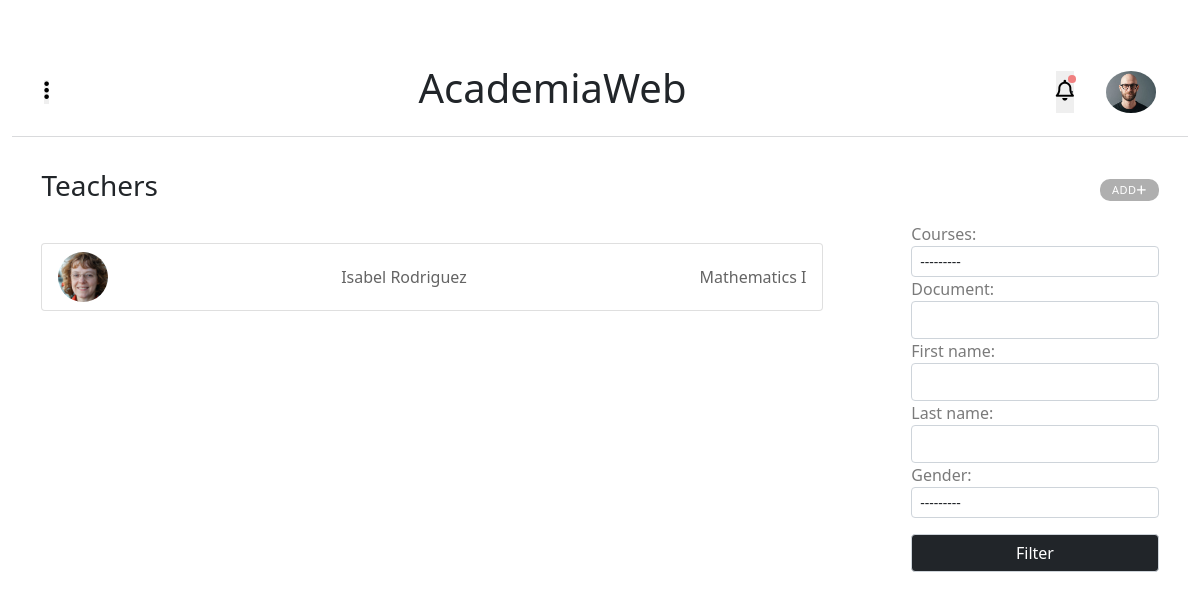
Before: /academiaweb/teachers/ (signed in) with the older database file.
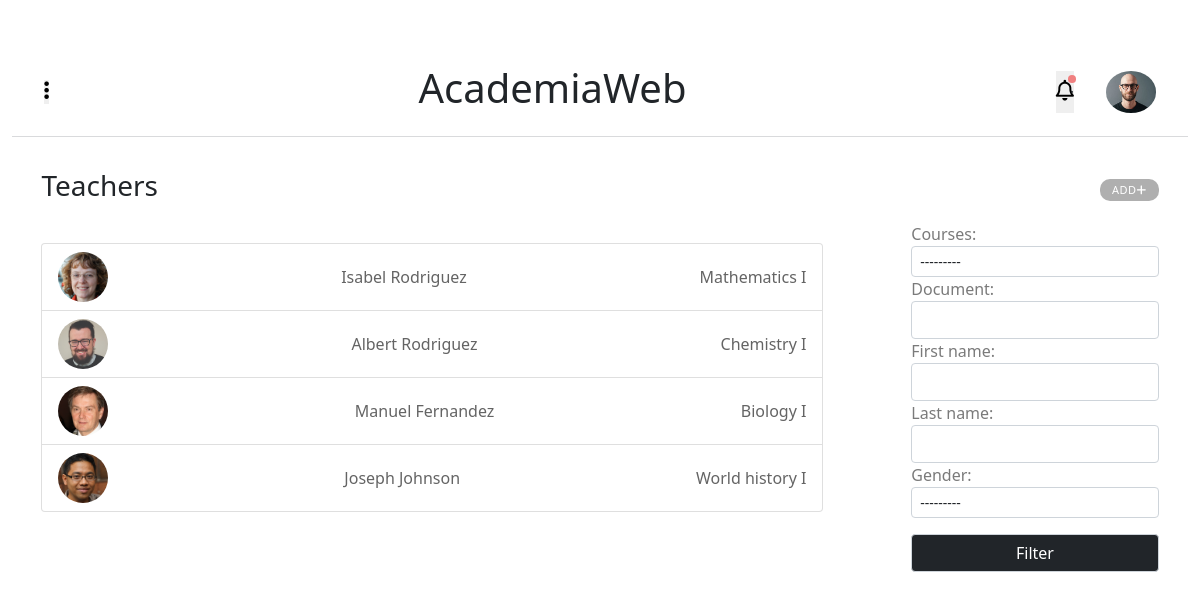
After: the same page with the newer database file.
### main_app/models.py (models this page shows, shortened)
class Admins(models.Model):
    id              = models.AutoField(primary_key=True)
    user            = models.ForeignKey(UserAccount,on_delete=models.CASCADE)
    document        = models.CharField(max_length=8,unique=True)
    first_name      = models.CharField(max_length=200)
    last_name       = models.CharField(max_length=200)
    date_of_birth   = models.DateField(default=datetime.date.today)
    gender_choice   = (('male','male'),('feminine','feminine'),('undefined','undefined'))
    gender          = models.CharField(max_length=10, default='male', choices=gender_choice)
    nationality     = CountryField()
    description     = models.TextField(max_length=500,blank=True)
    profile_picture = models.ImageField(blank=True,null=True, upload_to=upload_location_admins)
    class Meta():
        verbose_name        = 'Admin'
        verbose_name_plural = 'Admins'
    @property
    def email(self):
        return str(self.user)

class Teachers(models.Model):
    id              = models.AutoField(primary_key=True)
    user            = models.ForeignKey(UserAccount,on_delete=models.CASCADE)
    courses         = models.ForeignKey(Courses,on_delete=models.DO_NOTHING,null=True,blank=True)
    document        = models.CharField(max_length=8,unique=True)
    first_name      = models.CharField(max_length=200)
    last_name       = models.CharField(max_length=200)
    date_of_birth   = models.DateField(default=datetime.date.today)
    gender_choice   = (('male','male'),('feminine','feminine'),('undefined','undefined'))
    gender          = models.CharField(max_length=10, default='male', choices=gender_choice)
    nationality     = CountryField()
    description     = models.TextField(max_length=500,blank=True)
    profile_picture = models.ImageField(blank=True,null=True, upload_to=upload_location_teachers)
    class Meta():
        verbose_name        = 'Teacher'
        verbose_name_plural = 'Teachers'
    @property
    def full_name(self):
        return '{} {}'.format(self.first_name,self.last_name)
    @property
    def email(self):
        return str(self.user)

class Courses(models.Model):
    id             = models.AutoField(primary_key=True)
    name           = models.CharField(max_length=200)
    description    = models.TextField()
    year           = models.ForeignKey(SchoolYears,on_delete=models.CASCADE)
    course_picture = models.ImageField(blank=True,null=True, upload_to=upload_location)
    class Meta():
        verbose_name        = 'Course'
        verbose_name_plural = 'Courses'
    def __str__(self):
        return self.name

### main_app/views.py (the view)
# urls.py: path('teachers/',views.TeachersView,name='teachers'),
def TeachersView(request):
    data = user_profile(request)
    user = data['user']
    teachers = Teachers.objects.all()
    filters  = TeachersFilters(request.GET,queryset=teachers)
    teachers = filters.qs
    title    = 'Teachers'
    create_url   =  'teacher_create'
    context  = {'teachers':teachers,'filters':filters,'title':title,'user':user,'create_url':create_url}
    return render(request,'request_list.html',context)

### main_app/models.py (called while the page is built)
    def __str__(self):
        return self.email

### main_app/utils.py (called while the page is built, shortened)
def user_profile(request):
    if request.user.is_admin or request.user.is_superuser:
        user          = Admins.objects.get(user=request.user)
        admins        = Admins.objects.all()
        teachers      = Teachers.objects.all()
        students      = Students.objects.all()
        courses       = Courses.objects.all()
        notifications = Notifications.objects.order_by('-created')[0:5]
        events        = Events.objects.all()
    return {'user':user,'courses':courses,'admins':admins,'teachers':teachers,'students':students,'events':events,'notifications':notifications}

### main_app/templates/request_list.html (shortened to what this page needs)
{% extends 'base_home.html' %}
{% load static %}
{% block content %}
<link rel="stylesheet" href="{% static 'css/request_list.css' %}">
<div class="content">
    <div class="content-title">
        <h3>{{title}}</h3>
        {% if request.user.is_admin or request.user.is_teacher %}{% if create_url %}
        <a href="{{create_url}}"><p>Add<i class="fas fa-plus"></i></p></a>
        {% endif %}{% endif %}
    </div>
    <div class="list-users">
        <ul class="list-group">
            {% if students %}{% for student in students %}
            <li class="list-group-item">
                <a href="{% url 'student' student.email %}">
                    <img  class="profile_picture" src="{{student.profile_picture.url}}">
                    <p id="info1">{{student.full_name}}</p>
                    <p id="info2">{{student.yearl}}</p>
                </a>
            </li>{% endfor %}
            {% elif teachers %}{% for teacher in teachers %}
            <li class="list-group-item">
                <a href="{% url 'teacher' teacher.email %}">
                    <img  class="profile_picture" src="{{teacher.profile_picture.url}}">
                    <p id="info1">{{teacher.full_name}}</p>
                    <p id="info2">{{teacher.courses}}</p>
                </a>
            </li>{% endfor %}
            {% else %}
                <li class="list-group-item">
                    No Results Found...
                </li>
            {% endif %}
        </ul>
        {% if filters %}
        <div class="filters">
            <form method="GET">
                {{filters.form}}
                <input type="submit" value="Filter">
            </form>
        </div>
        {% endif %}
    </div>
</div>
{% endblock %}

### main_app/templates/base_home.html (shortened to what this page needs)
<!DOCTYPE html>
<html lang="en">
<head>
    {% load static %}
    <link href="https://cdn.jsdelivr.net/npm/bootstrap@5.0.1/dist/css/bootstrap.min.css" rel="stylesheet">
    <link rel="stylesheet" href="{% static 'css/base_home.css' %}">
</head>
  <body>
    <div class="main">
            <div class="title-pag">
                <div class="title_and_bar">
                    <button id="icon_menu" onclick="toggleMenu()"><i class="fas fa-ellipsis-v"></i></button>
                    <a href="{% url 'home' %}">
                        <h1>AcademiaWeb</h1>
                    </a>
                </div>
                <div class="user_and_noti">
                    <button id="icon-noti" onclick="toggleNoti()"><i class="far fa-bell"></i></button>
                    <span id="alert">.</span>
                    <a href="{% url 'user_profile'  user.email  %}">
                    <img src="{{user.profile_picture.url}}" >
                    </a>
                </div>
            </div>
            <div class="content-extends col">
            {% block content %}
            {% endblock %}
            </div>
    </div>
</body>
</html>

### main_app/static/css/base_home.css (style rules this page uses)
.main { width: 100%; padding-right: var(--bs-gutter-x,.75rem); padding-left: var(--bs-gutter-x,.75rem); margin-right: auto; margin-left: auto; }
button { border: none; padding: 0; margin: 0; }
.title-pag { display: flex; width: 100%; justify-content: space-between; align-items: center; padding: 4rem 2rem 1rem; border-bottom: 1px solid #d9dadc; }
.title-pag .title_and_bar { display: contents; align-items: center; }
.title_and_bar i, .user_and_noti i { font-size: 1.3rem; cursor: pointer; }
.title_and_bar a { text-decoration: none; color: #212529; }
.title-pag .user_and_noti img { display: none; width: 50px; border-radius: 50%; }
.user_and_noti span { padding: 0 2px; background: lightcoral; position: absolute; max-height: 8px; right: 40px; top: 72px; border-radius: 50%; }
.content-extends { animation-name: view; animation-duration: 1.5s; }
@media (min-width:575px) { .title-pag .user_and_noti { display: flex; } }
@media (min-width:575px) { .title-pag .user_and_noti img { display: block; margin: 0 0 0 2rem; } }
@media (min-width:575px) { .user_and_noti span { right: 124px; top: 75px; } }

### main_app/static/css/request_list.css (style rules this page uses)
.content { width: 100%; }
.content-title { display: flex; justify-content: space-between; align-items: center; width: 95%; padding: 2rem 0 0 0; margin: auto; }
.content-title a { text-decoration: none; }
.content-title a p { background: rgb(175, 175, 175); color: white; transition: all 0.2s; border-radius: 10px; margin: 0; padding: 3px 12px; font-weight: 400; font-size: 11px; text-transform: uppercase; letter-spacing: 0.5px; }
.list-group { padding: 2rem 0 0 0; }
.list-group-item a { text-decoration: none; display: flex; align-items: center; justify-content: space-between; }
.list-group-item a p { margin: 0; color: rgb(100, 100, 100); }
.list-group-item a img.profile_picture { width: 50px; border-radius: 50%; }
.list-group-item a p#info2 { display: none; }
.filters { padding: 0.7rem 0 0 2rem; width: 25%; }
form { visibility: hidden; opacity: 0; position: absolute; transition: all 0.2s; }
form input { display: block; width: 100%; padding: .375rem .75rem; font-size: 1rem; font-weight: 400; line-height: 1.5; color: #212529; background-color: #fff; background-clip: padding-box; border: 1px solid #ced4da; -webkit-appearance: none; -moz-appearance: none; appearance: none; border-radius: .25rem; transition: border-color .15s ease-in-out,box-shadow .15s ease-in-out; }
form input[type=submit] { background: #212529; color: white; margin: 1rem 0 0 0; }
form select { display: block; width: 100%; -moz-padding-start: calc(0.75rem - 3px); font-weight: 400; line-height: 1.5; color: #212529; background-color: #fff; background-image: url('http://www.w3.org/2000/svg'); background-repeat: no-repeat; background-position: right .75rem center; background-size: 16px 12px; border: 1px solid #ced4da; border-radius: .25rem; transition: border-color .15s ease-in-out,box-shadow .15s ease-in-out; -webkit-appearance: none; -moz-appearance: none; appearance: none; padding-top: .25rem; padding-bottom: .25rem; padding-left: .5rem; font-size: .875rem; }
form label { color: rgb(122, 122, 122); }
@media (min-width:575px) { .list-group-item a p#info2 { display: block; } }
@media (min-width:1000px) { .list-users { display: flex; justify-content: space-between; width: 95%; margin: auto; } }
@media (min-width:1000px) { .list-group { width: 70%; } }
@media (min-width:1000px) { .filters form { visibility: visible; opacity: 1; position: relative; } }
@media (min-width:1000px) { form { margin: auto; } }

Changed rows visible on the page:
added Teachers: profile_picture (picture), full_name "Albert Rodriguez", courses "Chemistry I"
added Teachers: profile_picture (picture), full_name "Manuel Fernandez", courses "Biology I"
added Teachers: profile_picture (picture), full_name "Joseph Johnson", courses "World history I"
